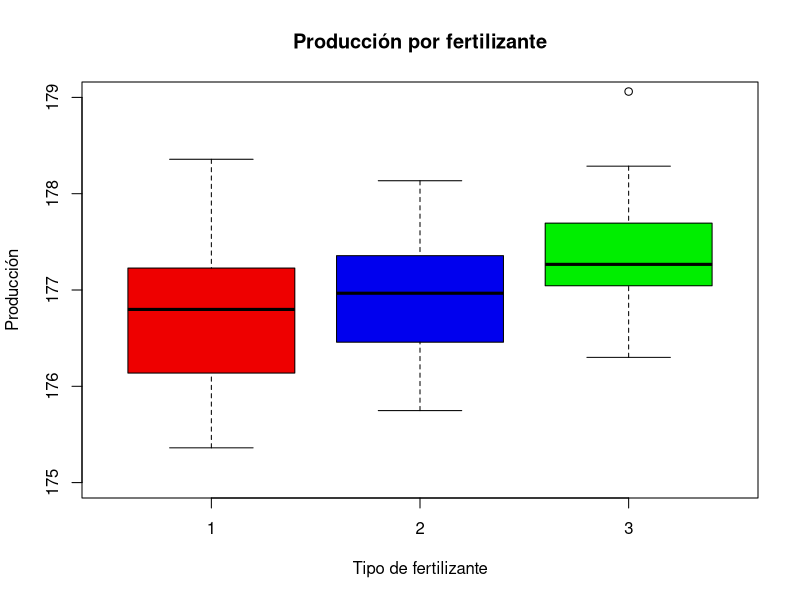
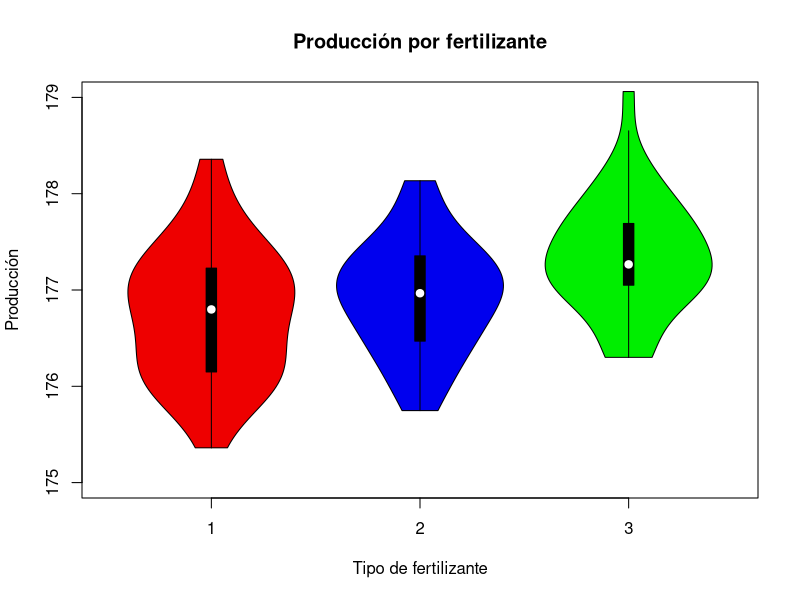
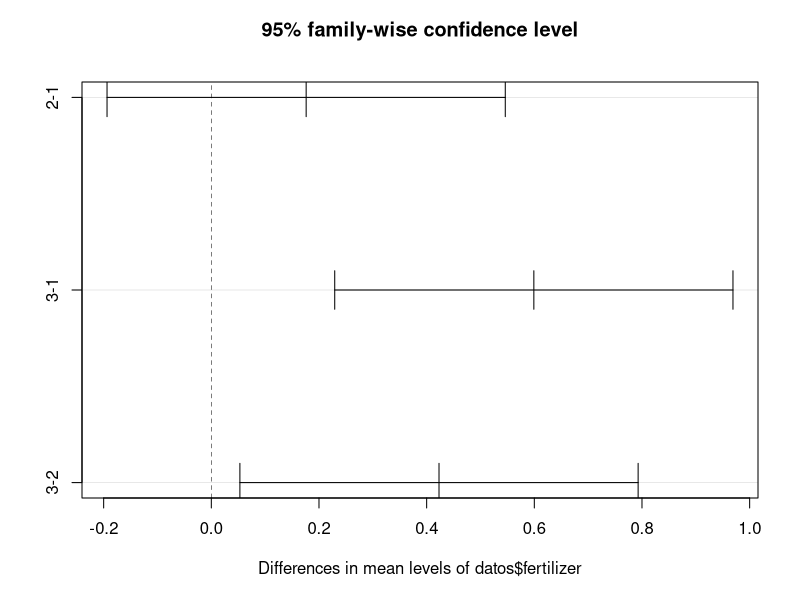
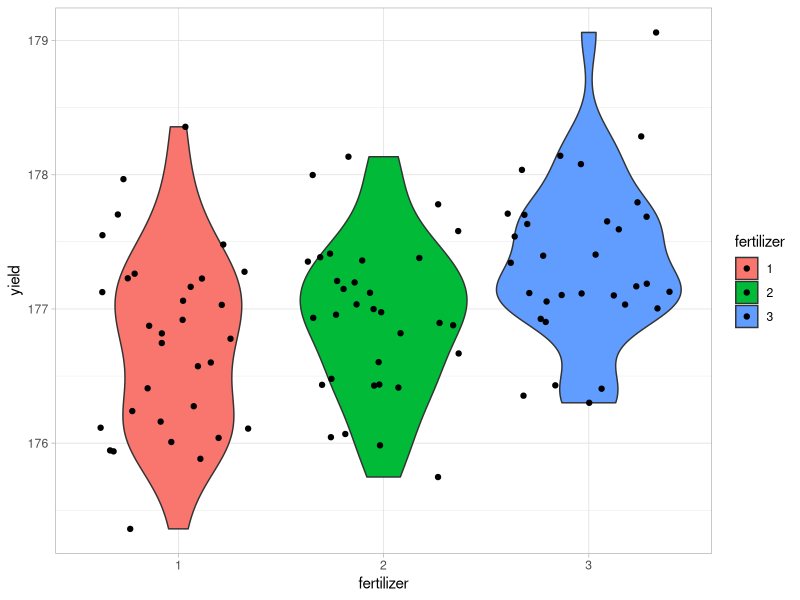

The R script that drew these images, in order:
# JAIRO ALBERTO LEAL GOMEZ
# 18/09/2025
# SEMANA 7

# SCRIPT 4

datos <- read.csv("Scripts/crop.csv", header =  T)
datos

summary(datos)

# Las variables estan en numeros integrales y hay que modificar a factores
# Ya que el experimento hara la comparación por factores

datos$density <- as.factor(datos$density)
datos$block <- as.factor(datos$block)
datos$fertilizer <- as.factor(datos$fertilizer)

summary(datos)

boxplot(datos$yield ~ datos$fertilizer,
        main = "Producción por fertilizante",
        col= c("red2","blue2", "green2"),
        ylab = "Producción",
        xlab = "Tipo de fertilizante",
        ylim = c(175, 179))

library(vioplot)
vioplot(datos$yield ~ datos$fertilizer,
        main = "Producción por fertilizante",
        col= c("red2","blue2", "green2"),
        ylab = "Producción",
        xlab = "Tipo de fertilizante",
        ylim = c(175, 179))

tapply(datos$yield, datos$fertilizer, mean)
tapply(datos$yield, datos$fertilizer, sd)
tapply(datos$yield, datos$fertilizer, var)

# Prueba de normalidad

shapiro.test(datos$yield)

# Prueba de normalidad

shapiro.test(subset(datos$yield, datos$fertilizer == "1"))
shapiro.test(subset(datos$yield, datos$fertilizer == "2"))
shapiro.test(subset(datos$yield, datos$fertilizer == "3"))

# No hay diferencias significativas, los datos son normales

# Prueba homogeneidad de varianzas

# VAR.TEST ES PARA DOS FACTORES, DOS GRUPOS CON VARIANZAS
# var.test(datos$yield ~ datos$fertilizer) 

bartlett.test(datos$yield ~ datos$fertilizer)

# No hay diferencias entre las varianzas

datos.aov <- aov(datos$yield ~ datos$fertilizer)
summary(datos.aov)

# + para comparar dos variables
# * interacción


# LSD DETERMINAR EL VALOR Diferencia Mínima Significativa

qt(0.975, 93)

sqrt((2*0.3859)/32) * qt(0.975, 93)

tapply(datos$yield, datos$fertilizer, mean)

# F1 vs F2

176.9332 - 176.7570 # NO SUPERA EL VALOR DE LSD 0.3083992

# EL valor entre las medias, debe ser mayor que el LSD para que sean diferentes

# F2 vs F3

176.9332 - 177.3562 # SUPERA EL VALOR DE LSD 0.3083992

# F1 vs f3

176.7570 - 177.3562  # SUPERA EL VALOR DE LSD 0.3083992

# LSD ES MAS ROBUSTA PARA LA COMPARACIÓN DE LAS DIFERENCIAS

sqrt((2*0.3859)/32) * qtukey(0.95, nmeans = 3, df = 93)

0.3083992 # 300 kilos de dif con LSD mas sensible

0.5231185 # 500 kilos de dif con Tukey menos sensible

TukeyHSD(datos.aov)
plot(TukeyHSD(datos.aov))


library(ggplot2)

ggplot(datos, aes(x=fertilizer, y = yield, fill= fertilizer))+ 
  geom_violin()+
  geom_jitter()+
  theme_light()
